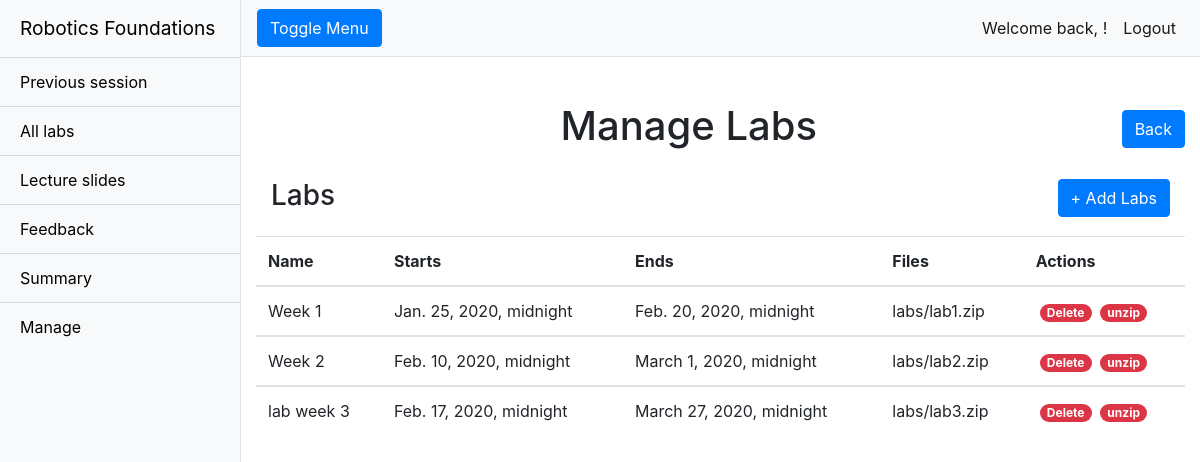
Before: /rfwa/manage_labs/ (signed in) with the older database file.
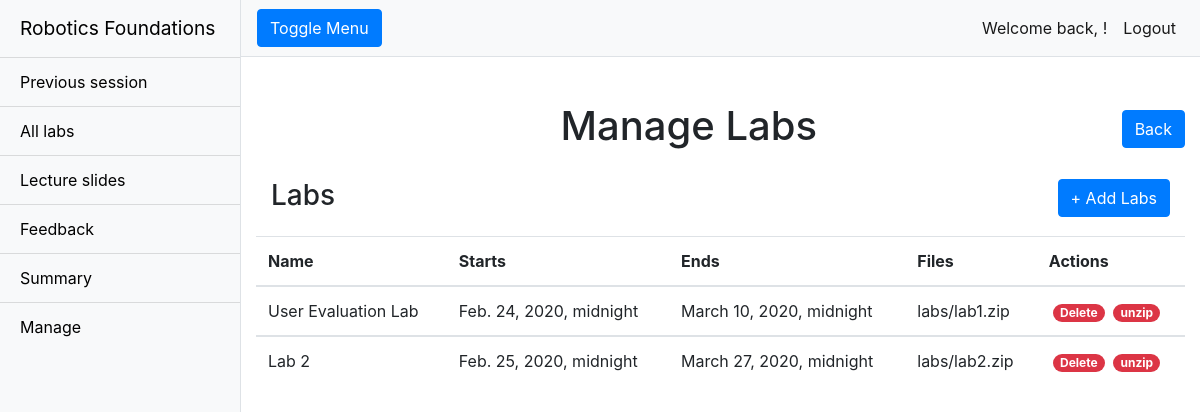
After: the same page with the newer database file.
### rfwa/models.py (models this page shows, shortened)
class Lab(models.Model):
    name = models.CharField(max_length = 128)
    description = models.TextField(max_length = 2048)
    open_Date = models.DateTimeField()
    close_Date = models.DateTimeField()
    lab_Files = models.FileField(upload_to='labs/')
    slug = models.SlugField(primary_key = True, blank = True)

### rfwa/views.py (the view)
# urls.py: path("manage_labs/", views.manage_labs, name="manage_labs"),
def manage_labs(request):
    if request.user.is_superuser:
        labs = Lab.objects.order_by('open_Date')
    return render(request, "rfwa/manage_labs.html", {'labs': labs})

### templates/rfwa/manage_labs.html (shortened to what this page needs)
{% extends "rfwa/base.html" %}
{% load static %}
{% block body_block %}
{% if user.is_superuser %}
<div class="container-fluid">
    <div class="row">
        <h1 class="col-12 text-center mt-4">Manage Labs <a class="rightside" href="/rfwa/managev2/"><button type="button" class="btn btn-primary">Back</button></a></h1>
    </div>
    <div class="table-group">
        <div class="title-group">
            <h1 class="col-12 text-left table-header">Labs
                <a class="rightside" href="{% url 'add_lab'%}"><button type="button" class="btn btn-primary">+ Add
                        Labs</button></a>
            </h1>
        </div>
        <table class="table table-hover">
            {% if labs %}
            <thead>
                <tr>
                    <th scope="col">Name</th>
                    <th scope="col">Starts</th>
                    <th scope="col">Ends</th>
                    <th scope="col">Files</th>
                    <th scope="col">Actions</th>
                </tr>
            </thead>
            {% for lab in labs %}
            <tbody>
                <tr>
                    <td>{{lab.name}}</td>
                    <td>{{lab.open_Date}}</td>
                    <td>{{lab.close_Date}}</td>
                    <td>{{lab.lab_Files}}</td>
                    <td><a class="btn-link text-white badge badge-danger badge-pill ml-1"
                            href="/rfwa/delete_lab/{{ lab.slug }}"
                            onclick="return confirm('Are you sure you wish to delete {{ lab.name }}?')">Delete</a> <a
                            class="btn-link text-white badge badge-danger badge-pill ml-1"
                            href="/rfwa/unzip_lab/{{ lab.slug }}"
                            onclick="return confirm('Are you sure you wish to unzip {{ lab.name }}?')">unzip</a></td>
                </tr>
            </tbody>
            {% endfor %}
            {% else %}
            <h3 class="text-center mt-3">There are no labs uploaded.</h3>
            {% endif %}
        </table>
    </div>
</div>
{% endif %}
{% endblock %}

Changed rows visible on the page:
removed Lab: name "Week 1", open_Date "Jan. 25, 2020, midnight", close_Date "Feb. 20, 2020, midnight", lab_Files "labs/lab1.zip"
removed Lab: name "Week 2", open_Date "Feb. 10, 2020, midnight", close_Date "March 1, 2020, midnight", lab_Files "labs/lab2.zip"
removed Lab: name "lab week 3", open_Date "Feb. 17, 2020, midnight", close_Date "March 27, 2020, midnight", lab_Files "labs/lab3.zip"
added Lab: name "User Evaluation Lab", open_Date "Feb. 24, 2020, midnight", close_Date "March 10, 2020, midnight", lab_Files "labs/lab1.zip"
added Lab: name "Lab 2", open_Date "Feb. 25, 2020, midnight", close_Date "March 27, 2020, midnight", lab_Files "labs/lab2.zip"
